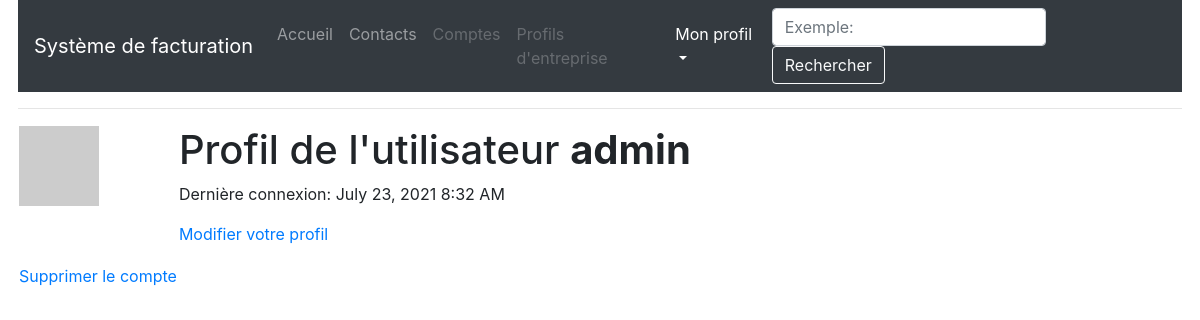
The page /user/admin (signed in) on the database as committed earlier.
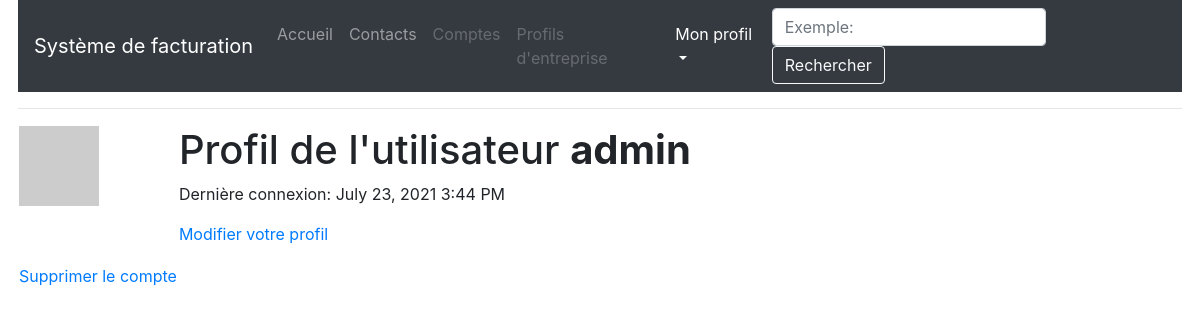
The same page on the database as committed later.
### app/models.py (models this page shows, shortened)
class User(UserMixin, db.Model):
    id = db.Column(db.Integer, primary_key=True)
    username = db.Column(db.String(64), index=True, unique=True)
    email = db.Column(db.String(120), index=True, unique=True)
    password_hash = db.Column(db.String(128))
    about_me = db.Column(db.String(140))
    last_seen = db.Column(db.DateTime, default=datetime.utcnow)
    def avatar(self, size):
        digest = md5(self.email.lower().encode('utf-8')).hexdigest()
        return 'https://www.gravatar.com/avatar/{}?d=identicon&s={}'.format(digest, size)

### app/routes.py (the view)
@app.route('/user/<username>')
@login_required
def user(username):
    user = User.query.filter_by(username=username).first_or_404()
    return render_template('user.html', title=_('Mon profil'), user=user)

### app/models.py (called while the page is built)
@login.user_loader
def load_user(id):
    return User.query.get(int(id))

### app/routes.py (called while the page is built)
@app.before_request
def before_request():
    if current_user.is_authenticated:
        current_user.last_seen = datetime.utcnow()
        db.session.commit()

### app/templates/user.html (shortened to what this page needs)
{% extends "base.html" %}
{% block app_content %}
    <table>
        <tr valign="top">
            <td><img src="{{ user.avatar(128) }}"></td>
            <td>
                <h1>{{ _("Profil de l'utilisateur") }} <strong>{{ user.username }}</strong></h1>
                {% if user.last_seen %}<p>{{ _('Dernière connexion') }}: {{ moment(user.last_seen).format('LLL') }}</p>{% endif %}
                {% if user == current_user %}
                <p><a href="{{ url_for('edit_profile') }}">{{ _('Modifier votre profil') }}</a></p>
                {% endif %}
            </td>
        </tr>
        <tr>
            <td>
                <a href="{{ url_for('delete_user', username=current_user.username) }}">{{ _('Supprimer le compte') }}</a>
            </td>
        </tr>
    </table>
{% endblock %}

Rows that differ between the two databases and show on the page:
changed User "admin": last_seen "July 23, 2021 8:32 AM" → "July 23, 2021 3:44 PM"
